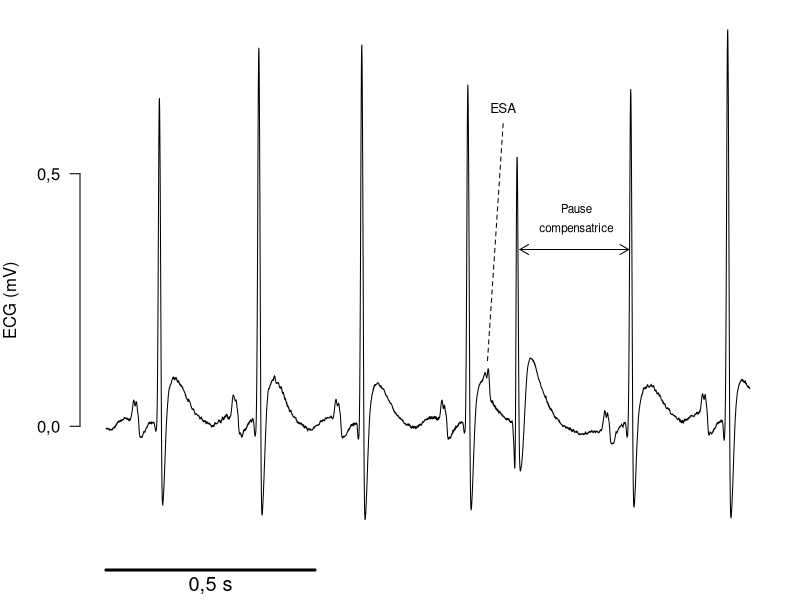

This figure's R source:
pdf("ExESA.pdf", height = 4, width = 7)

options(OutDec= ",")

# Get the data

ESA = scan("ESAs.txt", what=list(0), skip=2)

esa = unlist(ESA[1])

esa = esa[0:3080]

# First plot: ESAs

par( mar=c(0, 4, 0, 1), las=1)
# plot(c(0, 2.5), c(-0.6, 1.2), axes=FALSE, type="n", xlab="Time (s)", ylab="")
plot(c(0, 1.55), c(-0.3, 0.8), axes=FALSE, type="n", xlab="Time (s)", ylab="")
title(ylab="ECG (mV)", adj=0.5, line=3)
lines((1:length(esa))/ 2000, esa)
axis(2, at=c(0, 0.5))
axis(1, line=-1.5, padj=-1, at=c(0, 0.25, 0.5), labels=c("", "0,5 s", ""), lwd=3, lwd.ticks=0, cex.axis=1.2)

lines(c(1825/2000, 1900/2000), c(0.13, 0.6), lty=2)
text( 1900/2000, 0.63, labels="ESA", cex=0.8)
arrows(1980/2000, 0.35, 2500/2000, 0.35, code=3, length=0.1)
text(2250/2000, 0.43, labels="Pause", cex=0.7)
text(2250/2000, 0.39, labels="compensatrice", cex=0.7)

dev.off()
